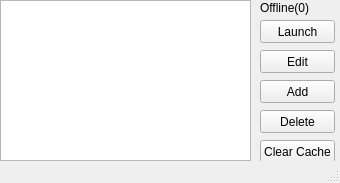
<?xml version="1.0" encoding="UTF-8"?>
<ui version="4.0">
 <class>main_window</class>
 <widget class="QMainWindow" name="main_window">
  <property name="geometry">
   <rect>
    <x>0</x>
    <y>0</y>
    <width>340</width>
    <height>183</height>
   </rect>
  </property>
  <property name="windowTitle">
   <string>PveLauncher</string>
  </property>
  <widget class="QWidget" name="centralwidget">
   <widget class="QListView" name="listView">
    <property name="geometry">
     <rect>
      <x>0</x>
      <y>0</y>
      <width>251</width>
      <height>161</height>
     </rect>
    </property>
   </widget>
   <widget class="QPushButton" name="btn_launcher">
    <property name="geometry">
     <rect>
      <x>260</x>
      <y>20</y>
      <width>75</width>
      <height>23</height>
     </rect>
    </property>
    <property name="text">
     <string>Launch</string>
    </property>
   </widget>
   <widget class="QLabel" name="label_server_status">
    <property name="geometry">
     <rect>
      <x>260</x>
      <y>0</y>
      <width>71</width>
      <height>16</height>
     </rect>
    </property>
    <property name="text">
     <string>Offline(0)</string>
    </property>
   </widget>
   <widget class="QPushButton" name="btn_edit">
    <property name="geometry">
     <rect>
      <x>260</x>
      <y>50</y>
      <width>75</width>
      <height>23</height>
     </rect>
    </property>
    <property name="text">
     <string>Edit</string>
    </property>
   </widget>
   <widget class="QPushButton" name="btn_add">
    <property name="geometry">
     <rect>
      <x>260</x>
      <y>80</y>
      <width>75</width>
      <height>23</height>
     </rect>
    </property>
    <property name="text">
     <string>Add</string>
    </property>
   </widget>
   <widget class="QPushButton" name="btn_delete">
    <property name="geometry">
     <rect>
      <x>260</x>
      <y>110</y>
      <width>75</width>
      <height>23</height>
     </rect>
    </property>
    <property name="text">
     <string>Delete</string>
    </property>
   </widget>
   <widget class="QPushButton" name="btn_clear_cache">
    <property name="geometry">
     <rect>
      <x>260</x>
      <y>140</y>
      <width>75</width>
      <height>23</height>
     </rect>
    </property>
    <property name="text">
     <string>Clear Cache</string>
    </property>
   </widget>
  </widget>
  <widget class="QStatusBar" name="statusbar"/>
 </widget>
 <resources/>
 <connections>
  <connection>
   <sender>btn_launcher</sender>
   <signal>clicked()</signal>
   <receiver>main_window</receiver>
   <slot>func_launch()</slot>
   <hints>
    <hint type="sourcelabel">
     <x>273</x>
     <y>34</y>
    </hint>
    <hint type="destinationlabel">
     <x>257</x>
     <y>36</y>
    </hint>
   </hints>
  </connection>
  <connection>
   <sender>btn_edit</sender>
   <signal>clicked()</signal>
   <receiver>main_window</receiver>
   <slot>func_edit()</slot>
   <hints>
    <hint type="sourcelabel">
     <x>278</x>
     <y>65</y>
    </hint>
    <hint type="destinationlabel">
     <x>257</x>
     <y>73</y>
    </hint>
   </hints>
  </connection>
  <connection>
   <sender>btn_add</sender>
   <signal>clicked()</signal>
   <receiver>main_window</receiver>
   <slot>func_add()</slot>
   <hints>
    <hint type="sourcelabel">
     <x>288</x>
     <y>87</y>
    </hint>
    <hint type="destinationlabel">
     <x>302</x>
     <y>107</y>
    </hint>
   </hints>
  </connection>
  <connection>
   <sender>btn_delete</sender>
   <signal>clicked()</signal>
   <receiver>main_window</receiver>
   <slot>func_delete()</slot>
   <hints>
    <hint type="sourcelabel">
     <x>285</x>
     <y>127</y>
    </hint>
    <hint type="destinationlabel">
     <x>258</x>
     <y>139</y>
    </hint>
   </hints>
  </connection>
  <connection>
   <sender>btn_clear_cache</sender>
   <signal>clicked()</signal>
   <receiver>main_window</receiver>
   <slot>func_clear_cache()</slot>
   <hints>
    <hint type="sourcelabel">
     <x>308</x>
     <y>154</y>
    </hint>
    <hint type="destinationlabel">
     <x>337</x>
     <y>136</y>
    </hint>
   </hints>
  </connection>
 </connections>
 <slots>
  <slot>func_launch()</slot>
  <slot>func_edit()</slot>
  <slot>func_add()</slot>
  <slot>func_delete()</slot>
  <slot>func_clear_cache()</slot>
 </slots>
</ui>
